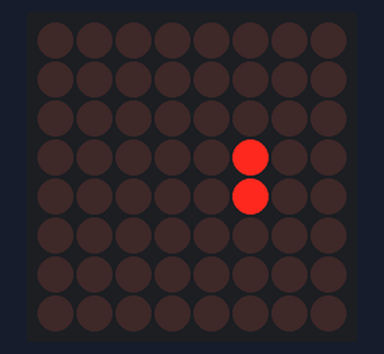
Simulated run of this sketch. Board: Arduino Uno, built with avr-gcc and run on an emulated ATmega328P. Parts: 8×8 LED matrix.

Above: at 0.1 s.

The sketch:

MAX7219_v5.ino
```cpp
//www.elegoo.com
//2016.12.9

//We always have to include the library
#include "LedControl.h"

/*
  Now we need a LedControl to work with.
 ***** These pin numbers will probably not work with your hardware *****
  pin 12 is connected to the DataIn
  pin 11 is connected to LOAD(CS)
  pin 10 is connected to the CLK
  We have only a single MAX72XX.
*/
//LedControl lc = LedControl(12, 10, 11, 1);
LedControl lc = LedControl(3, 13, 10, 1);       //v3: DIN auf 3, CS auf 10, CLK auf 13 beim Osoyoo Car

/* we always wait a bit between updates of the display */
unsigned long delaytime1 = 200;
unsigned long delaytime2 = 50;

void setup() {
  /*
    The MAX72XX is in power-saving mode on startup,
    we have to do a wakeup call
  */
  lc.shutdown(0, false);
  /* Set the brightness to a medium values */
  lc.setIntensity(0, 8);
  /* and clear the display */
  lc.clearDisplay(0);
}

void short_clear() {
  delay(delaytime1);
  lc.clearDisplay(0);
  delay(delaytime1);
}

void very_short_clear() {
  delay(delaytime2);
  lc.clearDisplay(0);
  delay(delaytime2);
}

void single2() {

    lc.setLed(0, 3, 5, true);
    lc.setLed(0, 4, 5, true);

}

void loop() {

  single2();
}
```
